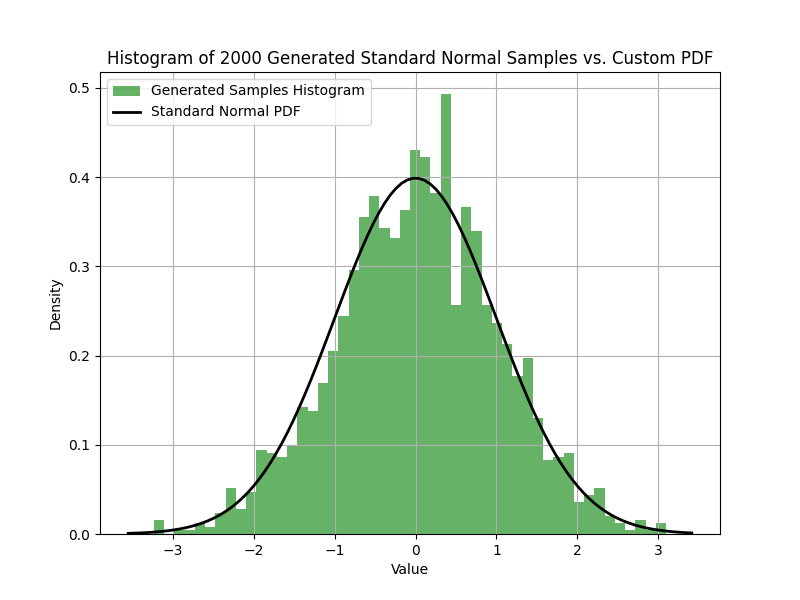

This figure's Python source:
import numpy as np
import matplotlib.pyplot as plt

n_samples = 2000 # 要生成的常態分佈樣本數量

# --- 使用 Box-Muller 變換生成標準常態分佈樣本 ---
n_uniform_pairs = n_samples // 2

u1 = np.random.rand(n_uniform_pairs)
u2 = np.random.rand(n_uniform_pairs)

z1 = np.sqrt(-2 * np.log(u1)) * np.cos(2 * np.pi * u2)
z2 = np.sqrt(-2 * np.log(u1)) * np.sin(2 * np.pi * u2)

generated_samples = np.concatenate((z1, z2))
generated_samples = generated_samples[:n_samples]

def standard_normal_pdf(x):
  """
  計算標準常態分佈 (mu=0, sigma=1) 在 x 點的機率密度
  """
  mu = 0
  sigma = 1
  return (1 / (sigma * np.sqrt(2 * np.pi))) * np.exp(-((x - mu)**2) / (2 * sigma**2))


# 創建直方圖
plt.figure(figsize=(8, 6))
plt.hist(generated_samples, bins=50, density=True, alpha=0.6, color='g', label='Generated Samples Histogram')

# 生成一系列用於繪製 PDF 的 x 值
xmin, xmax = plt.xlim()
x = np.linspace(xmin, xmax, 100)
p = standard_normal_pdf(x)
plt.plot(x, p, 'k', linewidth=2, label='Standard Normal PDF')

# 添加圖例和標題
plt.title(f'Histogram of {n_samples} Generated Standard Normal Samples vs. Custom PDF')
plt.xlabel('Value')
plt.ylabel('Density')
plt.legend()
plt.grid(True)

# 顯示圖形
plt.show()

sample_mean = np.mean(generated_samples)
sample_std = np.std(generated_samples)
print(f"生成樣本的平均值: {sample_mean:.4f}")
print(f"生成樣本的標準差: {sample_std:.4f}")
